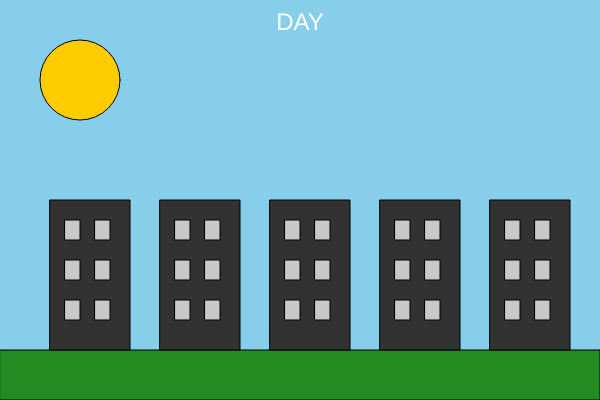
Frame 1 (no input)
Frame 60 (no input): identical to frame 1, image omitted
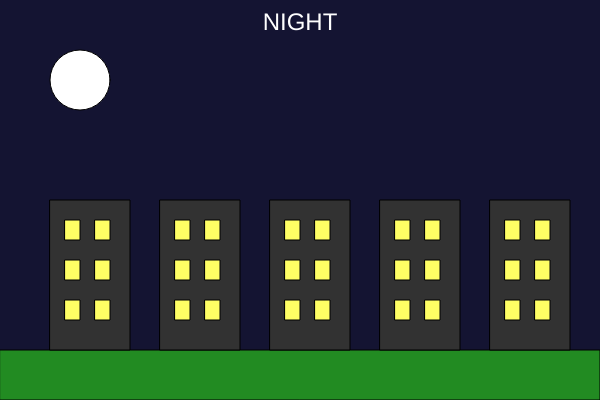
Frame 120 (the mouse pressed at the canvas centre since frame 60)

The p5.js sketch that drew these frames (run headless with seeded random() and noise() and a simulated clock; from frame 60 on, the mouse is pressed at the canvas centre):

// p5.js sketch
// ── sketch.js
let isDay = true;  // starts with day time

function setup() {
  createCanvas(600, 400);  // set canvas size
}

function draw() {
  // change background color based on day or night
  if (isDay) {
    background(135, 206, 235);  // light blue sky for day
  } else {
    background(20, 20, 50);  // dark blue sky for night
  }

  // draw sun or moon
  if (isDay) {
    fill(255, 204, 0);  // yellow sun color
    ellipse(80, 80, 80, 80);  // sun shape
  } else {
    fill(255);  // white moon color
    ellipse(80, 80, 60, 60);  // moon shape
  }

  // ground is green grass
  fill(34, 139, 34);
  rect(0, 350, 600, 50);  // ground at bottom

  // buildings just rectangles all the way across
  fill(50);  
  rect(50, 200, 80, 150);
  rect(160, 200, 80, 150);
  rect(270, 200, 80, 150);
  rect(380, 200, 80, 150);
  rect(490, 200, 80, 150);

  // windows on buildings done manually for each building
  drawWindows(50);
  drawWindows(160);
  drawWindows(270);
  drawWindows(380);
  drawWindows(490);

  // text at top showing if it is day or night
  fill(255);
  textSize(24);
  textAlign(CENTER);
  if (isDay) {
    text("DAY", width / 2, 30);
  } else {
    text("NIGHT", width / 2, 30);
  }
}

// function to draw windows on buildings
function drawWindows(x) {
  // windows glow yellow at night and look grey during the day
  if (isDay) {
    fill(200);
  } else {
    fill(255, 255, 100);
  }
  // windows in three rows two windows each
  rect(x + 15, 220, 15, 20);
  rect(x + 45, 220, 15, 20);
  rect(x + 15, 260, 15, 20);
  rect(x + 45, 260, 15, 20);
  rect(x + 15, 300, 15, 20);
  rect(x + 45, 300, 15, 20);
}

// switch day and night when mouse clicked
function mousePressed() {
  isDay = !isDay;
}
